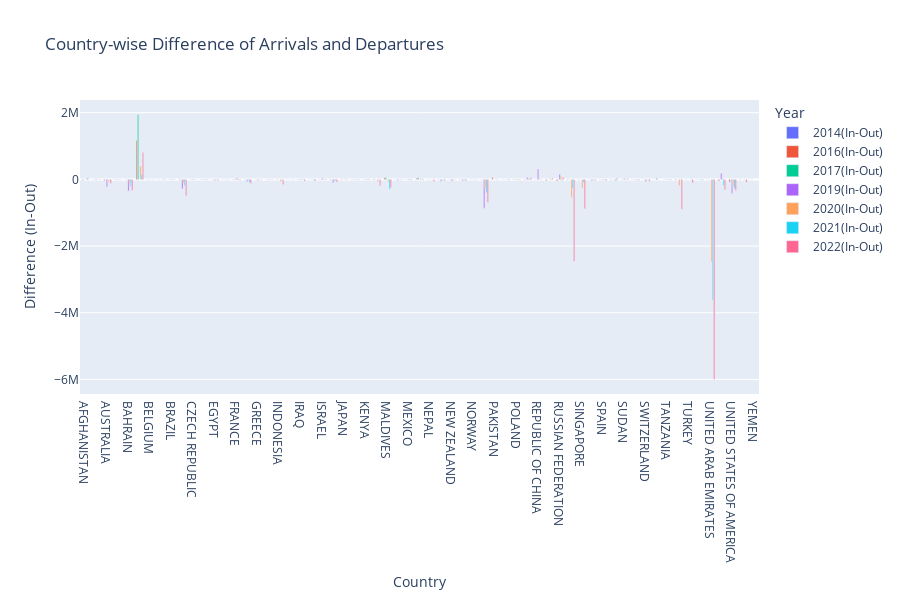

This figure's notebook cell:
### Markdown cell above
## Graphs

### Code cell
import plotly.express as px

# Assuming Difference_Countrywise_df is the DataFrame containing the differences

# Melt the DataFrame to make it easier to plot
Difference_countrywise_melted = Difference_Countrywise_df.melt(id_vars=['COUNTRY'], 
                                                              value_vars=['2014(In-Out)', '2016(In-Out)', '2017(In-Out)', 
                                                                          '2019(In-Out)', '2020(In-Out)', '2021(In-Out)', '2022(In-Out)'], 
                                                              var_name='Year', 
                                                              value_name='Difference')

# Create an interactive bar plot using Plotly
fig = px.bar(Difference_countrywise_melted, 
             x='COUNTRY', 
             y='Difference', 
             color='Year', 
             barmode='group',  # This groups bars by year for each country
             title="Country-wise Difference of Arrivals and Departures",
             labels={"COUNTRY": "Country", "Difference": "Difference (In-Out)", "Year": "Year"},
             height=600,  # You can adjust the height
             color_continuous_scale='RdBu')  # Use deep contrasting colors

# Show the plot
fig.show()

### Figure 1 — Plotly figure (JSON) as saved in the notebook; plotly's stock layout.template omitted (floating-point values rounded to 4 significant figures)
{"data": [{"alignmentgroup": "True", "hovertemplate": "Year=2014(In-Out)<br>Country=%{x}<br>Difference (In-Out)=%{y}<extra></extra>", "legendgroup": "2014(In-Out)", "marker": {"color": "#636efa", "pattern": {"shape": ""}}, "name": "2014(In-Out)", "offsetgroup": "2014(In-Out)", "orientation": "v", "showlegend": true, "textposition": "auto", "type": "bar", "x": ["AFGHANISTAN", "ARGENTINA", "AUSTRALIA", "AUSTRIA", "BAHRAIN", "BANGLADESH", "BELGIUM", "BHUTAN", "BRAZIL", "CANADA", "CZECH REPUBLIC", "DENMARK", "EGYPT", "FINLAND", "FRANCE", "GERMANY", "GREECE", "HUNGARY", "INDONESIA", "IRAN", "IRAQ", "IRELAND", "ISRAEL", "ITALY", "JAPAN", "KAZAKHSTAN", "KENYA", "MALAYSIA", "MALDIVES", "MAURITIUS", "MEXICO", "MYANMAR", "NEPAL", "NETHERLANDS", "NEW ZEALAND", "NIGERIA", "NORWAY", "OMAN", "PAKISTAN", "PHILIPPINES", "POLAND", "PORTUGAL", "REPUBLIC OF CHINA", "REPUBLIC OF KOREA", "RUSSIAN FEDERATION", "SAUDI ARABIA", "SINGAPORE", "SOUTH AFRICA", "SPAIN", "SRI LANKA", "SUDAN", "SWEDEN", "SWITZERLAND", "TAIWAN", "TANZANIA", "THAILAND", "TURKEY", "UKRAINE", "UNITED ARAB EMIRATES", "UNITED KINGDOM", "UNITED STATES OF AMERICA", "VIETNAM", "YEMEN"], "xaxis": "x", "y": [0, 0, 0, 0, 0, 0, 0, 0, 0, 0, 0, 0, 0, 0, 0, 0, 0, null, 0, 0, 0, 0, 0, 0, 0, 0, 0, 0, 0, 0, 0, 0, 0, 0, 0, 0, 0, 0, 0, 0, 0, 0, 0, 0, 0, 0, 0, 0, 0, 0, 0, 0, 0, 0, 0, 0, 0, 0, 0, 0, 0, 0, 0], "yaxis": "y"}, {"alignmentgroup": "True", "hovertemplate": "Year=2016(In-Out)<br>Country=%{x}<br>Difference (In-Out)=%{y}<extra></extra>", "legendgroup": "2016(In-Out)", "marker": {"color": "#EF553B", "pattern": {"shape": ""}}, "name": "2016(In-Out)", "offsetgroup": "2016(In-Out)", "orientation": "v", "showlegend": true, "textposition": "auto", "type": "bar", "x": ["AFGHANISTAN", "ARGENTINA", "AUSTRALIA", "AUSTRIA", "BAHRAIN", "BANGLADESH", "BELGIUM", "BHUTAN", "BRAZIL", "CANADA", "CZECH REPUBLIC", "DENMARK", "EGYPT", "FINLAND", "FRANCE", "GERMANY", "GREECE", "HUNGARY", "INDONESIA", "IRAN", "IRAQ", "IRELAND", "ISRAEL", "ITALY", "JAPAN", "KAZAKHSTAN", "KENYA", "MALAYSIA", "MALDIVES", "MAURITIUS", "MEXICO", "MYANMAR", "NEPAL", "NETHERLANDS", "NEW ZEALAND", "NIGERIA", "NORWAY", "OMAN", "PAKISTAN", "PHILIPPINES", "POLAND", "PORTUGAL", "REPUBLIC OF CHINA", "REPUBLIC OF KOREA", "RUSSIAN FEDERATION", "SAUDI ARABIA", "SINGAPORE", "SOUTH AFRICA", "SPAIN", "SRI LANKA", "SUDAN", "SWEDEN", "SWITZERLAND", "TAIWAN", "TANZANIA", "THAILAND", "TURKEY", "UKRAINE", "UNITED ARAB EMIRATES", "UNITED KINGDOM", "UNITED STATES OF AMERICA", "VIETNAM", "YEMEN"], "xaxis": "x", "y": [-25846, -2567, -30618, 1257, 618, 1164752, -3942, -4707, -3164, -18200, 1080, -2044, 336, -2013, -10913, -3452, -1238, -1280, -8889, -3457, -8003, -1553, 1100, -16498, -12910, -2442, -1228, -20165, 51269, -3426, -2425, 40883, -2921, -4812, -5680, 5313, -734, -1512, 60454, -1271, -2968, -11939, 4078, -31307, -51155, 8629, -11894, -4424, -5100, -11888, -5669, -2162, -1484, -4716, 765, -20424, -3706, 765, -73, -44413, -79980, -7046, -2312], "yaxis": "y"}, {"alignmentgroup": "True", "hovertemplate": "Year=2017(In-Out)<br>Country=%{x}<br>Difference (In-Out)=%{y}<extra></extra>", "legendgroup": "2017(In-Out)", "marker": {"color": "#00cc96", "pattern": {"shape": ""}}, "name": "2017(In-Out)", "offsetgroup": "2017(In-Out)", "orientation": "v", "showlegend": true, "textposition": "auto", "type": "bar", "x": ["AFGHANISTAN", "ARGENTINA", "AUSTRALIA", "AUSTRIA", "BAHRAIN", "BANGLADESH", "BELGIUM", "BHUTAN", "BRAZIL", "CANADA", "CZECH REPUBLIC", "DENMARK", "EGYPT", "FINLAND", "FRANCE", "GERMANY", "GREECE", "HUNGARY", "INDONESIA", "IRAN", "IRAQ", "IRELAND", "ISRAEL", "ITALY", "JAPAN", "KAZAKHSTAN", "KENYA", "MALAYSIA", "MALDIVES", "MAURITIUS", "MEXICO", "MYANMAR", "NEPAL", "NETHERLANDS", "NEW ZEALAND", "NIGERIA", "NORWAY", "OMAN", "PAKISTAN", "PHILIPPINES", "POLAND", "PORTUGAL", "REPUBLIC OF CHINA", "REPUBLIC OF KOREA", "RUSSIAN FEDERATION", "SAUDI ARABIA", "SINGAPORE", "SOUTH AFRICA", "SPAIN", "SRI LANKA", "SUDAN", "SWEDEN", "SWITZERLAND", "TAIWAN", "TANZANIA", "THAILAND", "TURKEY", "UKRAINE", "UNITED ARAB EMIRATES", "UNITED KINGDOM", "UNITED STATES OF AMERICA", "VIETNAM", "YEMEN"], "xaxis": "x", "y": [0, 0, 0, 0, 0, 1940900, 0, -380, 0, 0, 0, 0, 0, 0, 0, 0, 0, 0, 0, 0, 0, 0, 0, 0, 770, 0, 0, 0, 49962, 0, 0, 46459, 0, 0, 0, 0, 0, 0, 0, 0, 0, 0, 0, 0, 0, 0, 270, 0, 0, -5716, 0, 0, 0, 0, 0, 0, 0, 0, 0, 0, 0, -3, 0], "yaxis": "y"}, {"alignmentgroup": "True", "hovertemplate": "Year=2019(In-Out)<br>Country=%{x}<br>Difference (In-Out)=%{y}<extra></extra>", "legendgroup": "2019(In-Out)", "marker": {"color": "#ab63fa", "pattern": {"shape": ""}}, "name": "2019(In-Out)", "offsetgroup": "2019(In-Out)", "orientation": "v", "showlegend": true, "textposition": "auto", "type": "bar", "x": ["AFGHANISTAN", "ARGENTINA", "AUSTRALIA", "AUSTRIA", "BAHRAIN", "BANGLADESH", "BELGIUM", "BHUTAN", "BRAZIL", "CANADA", "CZECH REPUBLIC", "DENMARK", "EGYPT", "FINLAND", "FRANCE", "GERMANY", "GREECE", "HUNGARY", "INDONESIA", "IRAN", "IRAQ", "IRELAND", "ISRAEL", "ITALY", "JAPAN", "KAZAKHSTAN", "KENYA", "MALAYSIA", "MALDIVES", "MAURITIUS", "MEXICO", "MYANMAR", "NEPAL", "NETHERLANDS", "NEW ZEALAND", "NIGERIA", "NORWAY", "OMAN", "PAKISTAN", "PHILIPPINES", "POLAND", "PORTUGAL", "REPUBLIC OF CHINA", "REPUBLIC OF KOREA", "RUSSIAN FEDERATION", "SAUDI ARABIA", "SINGAPORE", "SOUTH AFRICA", "SPAIN", "SRI LANKA", "SUDAN", "SWEDEN", "SWITZERLAND", "TAIWAN", "TANZANIA", "THAILAND", "TURKEY", "UKRAINE", "UNITED ARAB EMIRATES", "UNITED KINGDOM", "UNITED STATES OF AMERICA", "VIETNAM", "YEMEN"], "xaxis": "x", "y": [null, 10004, -222298, -8188, -349673, null, -1550, null, 10896, -282601, -14394, -13123, -30742, -4874, 26968, -59705, -29495, -14767, null, null, -18614, -6077, 37236, -89610, null, -14190, -18253, null, null, -31660, 11283, null, null, -54518, -45203, -41721, -2351, -866347, null, null, 11194, 56331, 311688, null, 151252, null, null, -29538, -15373, null, 23869, -13022, -62185, 34275, -5236, null, null, 2233, null, 174727, -426270, null, null], "yaxis": "y"}, {"alignmentgroup": "True", "hovertemplate": "Year=2020(In-Out)<br>Country=%{x}<br>Difference (In-Out)=%{y}<extra></extra>", "legendgroup": "2020(In-Out)", "marker": {"color": "#FFA15A", "pattern": {"shape": ""}}, "name": "2020(In-Out)", "offsetgroup": "2020(In-Out)", "orientation": "v", "showlegend": true, "textposition": "auto", "type": "bar", "x": ["AFGHANISTAN", "ARGENTINA", "AUSTRALIA", "AUSTRIA", "BAHRAIN", "BANGLADESH", "BELGIUM", "BHUTAN", "BRAZIL", "CANADA", "CZECH REPUBLIC", "DENMARK", "EGYPT", "FINLAND", "FRANCE", "GERMANY", "GREECE", "HUNGARY", "INDONESIA", "IRAN", "IRAQ", "IRELAND", "ISRAEL", "ITALY", "JAPAN", "KAZAKHSTAN", "KENYA", "MALAYSIA", "MALDIVES", "MAURITIUS", "MEXICO", "MYANMAR", "NEPAL", "NETHERLANDS", "NEW ZEALAND", "NIGERIA", "NORWAY", "OMAN", "PAKISTAN", "PHILIPPINES", "POLAND", "PORTUGAL", "REPUBLIC OF CHINA", "REPUBLIC OF KOREA", "RUSSIAN FEDERATION", "SAUDI ARABIA", "SINGAPORE", "SOUTH AFRICA", "SPAIN", "SRI LANKA", "SUDAN", "SWEDEN", "SWITZERLAND", "TAIWAN", "TANZANIA", "THAILAND", "TURKEY", "UKRAINE", "UNITED ARAB EMIRATES", "UNITED KINGDOM", "UNITED STATES OF AMERICA", "VIETNAM", "YEMEN"], "xaxis": "x", "y": [41888, 3596, -78822, 3419, -107479, 397211, 57, 2039, 2235, -104390, -395, -449, -8990, -2140, 41288, -18794, -4123, -920, -55419, 1372, 7284, -11174, 8911, -32583, 19721, 145, -6954, -61876, -68702, -4062, 1501, 24811, -3396, -3474, -25212, -20516, 722, -265243, 9509, -4304, 5745, 23193, 19206, 19454, 90960, -539930, -255540, -9877, -6258, -35265, 5271, -4139, -1503, 4524, -4257, -182958, -5677, -823, -2470144, 32392, -198809, -12156, null], "yaxis": "y"}, {"alignmentgroup": "True", "hovertemplate": "Year=2021(In-Out)<br>Country=%{x}<br>Difference (In-Out)=%{y}<extra></extra>", "legendgroup": "2021(In-Out)", "marker": {"color": "#19d3f3", "pattern": {"shape": ""}}, "name": "2021(In-Out)", "offsetgroup": "2021(In-Out)", "orientation": "v", "showlegend": true, "textposition": "auto", "type": "bar", "x": ["AFGHANISTAN", "ARGENTINA", "AUSTRALIA", "AUSTRIA", "BAHRAIN", "BANGLADESH", "BELGIUM", "BHUTAN", "BRAZIL", "CANADA", "CZECH REPUBLIC", "DENMARK", "EGYPT", "FINLAND", "FRANCE", "GERMANY", "GREECE", "HUNGARY", "INDONESIA", "IRAN", "IRAQ", "IRELAND", "ISRAEL", "ITALY", "JAPAN", "KAZAKHSTAN", "KENYA", "MALAYSIA", "MALDIVES", "MAURITIUS", "MEXICO", "MYANMAR", "NEPAL", "NETHERLANDS", "NEW ZEALAND", "NIGERIA", "NORWAY", "OMAN", "PAKISTAN", "PHILIPPINES", "POLAND", "PORTUGAL", "REPUBLIC OF CHINA", "REPUBLIC OF KOREA", "RUSSIAN FEDERATION", "SAUDI ARABIA", "SINGAPORE", "SOUTH AFRICA", "SPAIN", "SRI LANKA", "SUDAN", "SWEDEN", "SWITZERLAND", "TAIWAN", "TANZANIA", "THAILAND", "TURKEY", "UKRAINE", "UNITED ARAB EMIRATES", "UNITED KINGDOM", "UNITED STATES OF AMERICA", "VIETNAM", "YEMEN"], "xaxis": "x", "y": [32433, 97, -3051, -111, -206594, 143835, -6034, 3792, -2428, -179263, -2508, -7314, -21298, -3142, -14110, -85863, -3305, -3721, -4587, -4605, 7252, -23533, -2911, -39188, -746, -5381, -10835, -12116, -290631, -4595, -23306, 99, -6598, -20685, 1301, -28553, -2463, -397493, 2701, 2436, -8619, 22105, 1406, 2324, -28708, -268239, -86871, -20680, -16508, -39855, 2170, -12541, -14462, null, -16345, -6863, -14897, -29000, -3625953, -183962, -266046, -3555, null], "yaxis": "y"}, {"alignmentgroup": "True", "hovertemplate": "Year=2022(In-Out)<br>Country=%{x}<br>Difference (In-Out)=%{y}<extra></extra>", "legendgroup": "2022(In-Out)", "marker": {"color": "#FF6692", "pattern": {"shape": ""}}, "name": "2022(In-Out)", "offsetgroup": "2022(In-Out)", "orientation": "v", "showlegend": true, "textposition": "auto", "type": "bar", "x": ["AFGHANISTAN", "ARGENTINA", "AUSTRALIA", "AUSTRIA", "BAHRAIN", "BANGLADESH", "BELGIUM", "BHUTAN", "BRAZIL", "CANADA", "CZECH REPUBLIC", "DENMARK", "EGYPT", "FINLAND", "FRANCE", "GERMANY", "GREECE", "HUNGARY", "INDONESIA", "IRAN", "IRAQ", "IRELAND", "ISRAEL", "ITALY", "JAPAN", "KAZAKHSTAN", "KENYA", "MALAYSIA", "MALDIVES", "MAURITIUS", "MEXICO", "MYANMAR", "NEPAL", "NETHERLANDS", "NEW ZEALAND", "NIGERIA", "NORWAY", "OMAN", "PAKISTAN", "PHILIPPINES", "POLAND", "PORTUGAL", "REPUBLIC OF CHINA", "REPUBLIC OF KOREA", "RUSSIAN FEDERATION", "SAUDI ARABIA", "SINGAPORE", "SOUTH AFRICA", "SPAIN", "SRI LANKA", "SUDAN", "SWEDEN", "SWITZERLAND", "TAIWAN", "TANZANIA", "THAILAND", "TURKEY", "UKRAINE", "UNITED ARAB EMIRATES", "UNITED KINGDOM", "UNITED STATES OF AMERICA", "VIETNAM", "YEMEN"], "xaxis": "x", "y": [420, 3365, -112506, -4567, -327522, 805066, -4528, 16395, 665, -490019, -2850, -11001, -30896, -10288, -21814, -113176, -16642, -11505, -153502, -5684, -44821, -44573, 13131, -75611, 7748, -15868, -19194, -181937, -232969, -20063, 959, 8716, -62214, -34011, -1157, -34814, -7408, -687548, -371, -18757, -10384, 46774, 4574, 36970, 55223, -2456801, -880144, -28045, -34439, 37298, 16025, -23776, -56122, null, -9412, -897369, -98999, 2835, -5996567, -311438, -324355, -86499, null], "yaxis": "y"}], "layout": {"barmode": "group", "height": 600, "legend": {"title": {"text": "Year"}, "tracegroupgap": 0}, "title": {"text": "Country-wise Difference of Arrivals and Departures"}, "xaxis": {"anchor": "y", "domain": [0, 1], "title": {"text": "Country"}}, "yaxis": {"anchor": "x", "domain": [0, 1], "title": {"text": "Difference (In-Out)"}}}}
